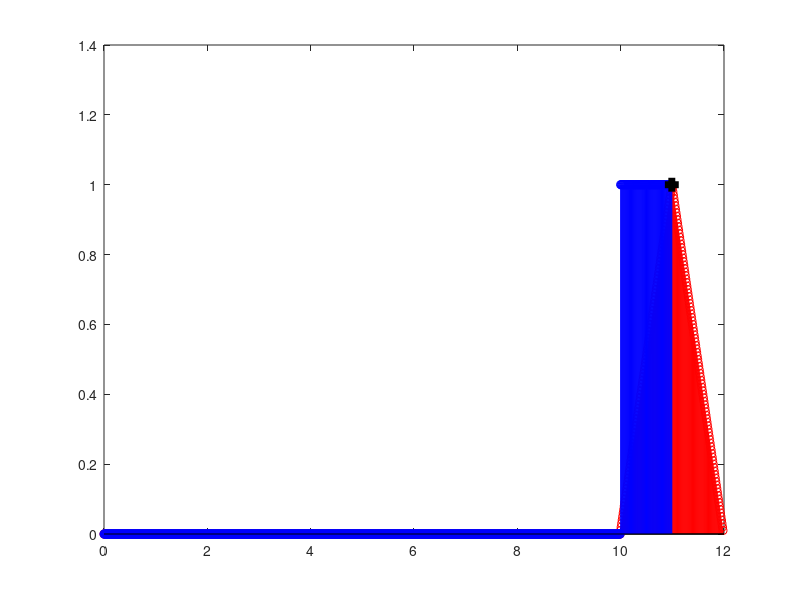

Write MATLAB code to recreate this figure.
D=10*randi([1 100]);
pulse=[zeros(1,D) ones(1,100)];
pt=0.01*ones(1,100);
output=conv(pt,pulse);
stem(0:0.01:(length(output)-0.01)/100,output,'r')
hold on
stem(0:0.01:(length(pulse)-0.01)/100,pulse,'b')
k=randi([1 length(output)-50]);
for i=1:25
    if (output(k)==0)
        k=k+100;
    else
        if (output(k)<output(k+6))
            k=k+10;
        elseif (output(k)>output(k+6))
            k=k-6;
        elseif (output(k)==output(k+6))
            k=k+3;
            break
        end
    end
end
plot((k-1)/100,output(k),'sk','MarkerSize',5,'LineWidth',5)